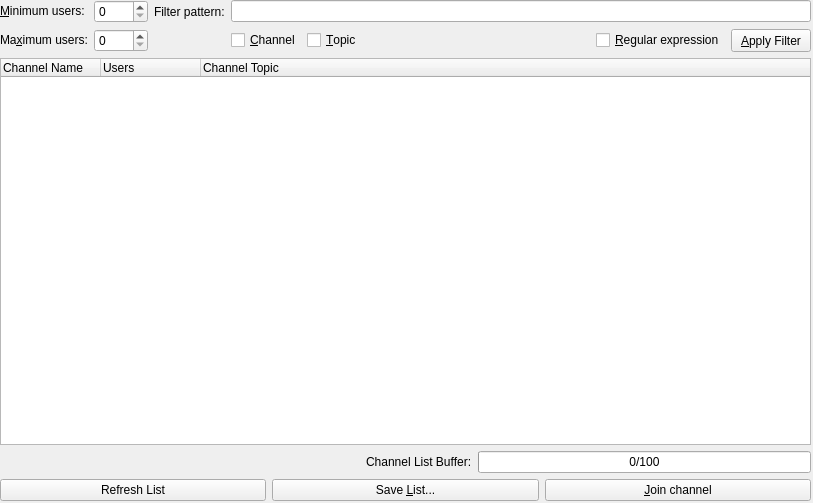
<?xml version="1.0" encoding="UTF-8"?>
<ui version="4.0">
 <class>ChannelListWidgetUI</class>
 <widget class="QWidget" name="ChannelListWidgetUI">
  <property name="geometry">
   <rect>
    <x>0</x>
    <y>0</y>
    <width>813</width>
    <height>503</height>
   </rect>
  </property>
  <property name="windowTitle">
   <string>Channel List</string>
  </property>
  <widget class="QWidget" name="gridLayoutWidget">
   <property name="geometry">
    <rect>
     <x>0</x>
     <y>0</y>
     <width>811</width>
     <height>501</height>
    </rect>
   </property>
   <layout class="QGridLayout" name="gridLayout_2">
    <item row="13" column="0" colspan="5">
     <widget class="QLabel" name="m_statsLabel">
      <property name="text">
       <string/>
      </property>
     </widget>
    </item>
    <item row="1" column="1">
     <widget class="QSpinBox" name="m_minUser">
      <property name="sizePolicy">
       <sizepolicy hsizetype="Fixed" vsizetype="Fixed">
        <horstretch>0</horstretch>
        <verstretch>0</verstretch>
       </sizepolicy>
      </property>
      <property name="whatsThis">
       <string>You can limit the channel list to those channels with a minimum number of users here. Choosing 0 disables this criterion.</string>
      </property>
      <property name="maximum">
       <number>9999</number>
      </property>
     </widget>
    </item>
    <item row="2" column="1">
     <widget class="QSpinBox" name="m_maxUser">
      <property name="sizePolicy">
       <sizepolicy hsizetype="Fixed" vsizetype="Fixed">
        <horstretch>0</horstretch>
        <verstretch>0</verstretch>
       </sizepolicy>
      </property>
      <property name="whatsThis">
       <string>You can limit the channel list to those channels with a maximum number of users here. Choosing 0 disables this criterion.</string>
      </property>
      <property name="maximum">
       <number>9999</number>
      </property>
     </widget>
    </item>
    <item row="2" column="0">
     <widget class="QLabel" name="m_lblMaxUser">
      <property name="sizePolicy">
       <sizepolicy hsizetype="Fixed" vsizetype="Fixed">
        <horstretch>0</horstretch>
        <verstretch>0</verstretch>
       </sizepolicy>
      </property>
      <property name="text">
       <string>Ma&amp;ximum users:</string>
      </property>
      <property name="buddy">
       <cstring>m_maxUser</cstring>
      </property>
     </widget>
    </item>
    <item row="1" column="0">
     <widget class="QLabel" name="m_lblMinuser">
      <property name="sizePolicy">
       <sizepolicy hsizetype="Fixed" vsizetype="Fixed">
        <horstretch>0</horstretch>
        <verstretch>0</verstretch>
       </sizepolicy>
      </property>
      <property name="text">
       <string>&amp;Minimum users:</string>
      </property>
      <property name="buddy">
       <cstring>m_minUser</cstring>
      </property>
     </widget>
    </item>
    <item row="1" column="2">
     <widget class="QLabel" name="m_lblFilter">
      <property name="sizePolicy">
       <sizepolicy hsizetype="Fixed" vsizetype="Preferred">
        <horstretch>0</horstretch>
        <verstretch>0</verstretch>
       </sizepolicy>
      </property>
      <property name="text">
       <string>Filter pattern:</string>
      </property>
     </widget>
    </item>
    <item row="1" column="3" colspan="5">
     <widget class="KLineEdit" name="m_filterLine">
      <property name="contextMenuPolicy">
       <enum>Qt::CustomContextMenu</enum>
      </property>
      <property name="whatsThis">
       <string>Enter a filter string here.</string>
      </property>
     </widget>
    </item>
    <item row="2" column="3">
     <widget class="QCheckBox" name="m_channelBox">
      <property name="sizePolicy">
       <sizepolicy hsizetype="Fixed" vsizetype="Fixed">
        <horstretch>0</horstretch>
        <verstretch>0</verstretch>
       </sizepolicy>
      </property>
      <property name="text">
       <string>&amp;Channel</string>
      </property>
     </widget>
    </item>
    <item row="2" column="4">
     <widget class="QCheckBox" name="m_topicBox">
      <property name="sizePolicy">
       <sizepolicy hsizetype="Fixed" vsizetype="Fixed">
        <horstretch>0</horstretch>
        <verstretch>0</verstretch>
       </sizepolicy>
      </property>
      <property name="text">
       <string>&amp;Topic</string>
      </property>
     </widget>
    </item>
    <item row="14" column="0" colspan="8">
     <layout class="QHBoxLayout" name="horizontalLayout_2">
      <item>
       <widget class="QPushButton" name="m_refreshListBtn">
        <property name="text">
         <string>Refresh List</string>
        </property>
       </widget>
      </item>
      <item>
       <widget class="QPushButton" name="m_saveListBtn">
        <property name="text">
         <string>Save &amp;List...</string>
        </property>
       </widget>
      </item>
      <item>
       <widget class="QPushButton" name="m_joinChanBtn">
        <property name="whatsThis">
         <string>Click here to join the channel. A new tab is created for the channel.</string>
        </property>
        <property name="text">
         <string>&amp;Join channel</string>
        </property>
       </widget>
      </item>
     </layout>
    </item>
    <item row="5" column="0" colspan="8">
     <widget class="QTreeWidget" name="m_channelListView">
      <property name="contextMenuPolicy">
       <enum>Qt::CustomContextMenu</enum>
      </property>
      <property name="whatsThis">
       <string>The filtered list of channels is displayed here. Notice that if you do not use regular expressions, Konversation lists any channel whose name contains the filter string you entered. The channel name does not have to start with the string you entered.\n\nSelect a channel you want to join by clicking on it. Right click on the channel to get a list of all web addresses mentioned in the channel's topic.</string>
      </property>
      <property name="allColumnsShowFocus">
       <bool>true</bool>
      </property>
      <attribute name="headerShowSortIndicator" stdset="0">
       <bool>false</bool>
      </attribute>
      <column>
       <property name="text">
        <string>Channel Name</string>
       </property>
      </column>
      <column>
       <property name="text">
        <string>Users</string>
       </property>
      </column>
      <column>
       <property name="text">
        <string>Channel Topic</string>
       </property>
      </column>
     </widget>
    </item>
    <item row="13" column="5">
     <widget class="QLabel" name="m_bufferLbl">
      <property name="sizePolicy">
       <sizepolicy hsizetype="Fixed" vsizetype="Preferred">
        <horstretch>0</horstretch>
        <verstretch>0</verstretch>
       </sizepolicy>
      </property>
      <property name="text">
       <string>Channel List Buffer:</string>
      </property>
      <property name="buddy">
       <cstring>m_buffer</cstring>
      </property>
     </widget>
    </item>
    <item row="13" column="6" colspan="2">
     <widget class="QProgressBar" name="m_buffer">
      <property name="enabled">
       <bool>true</bool>
      </property>
      <property name="sizePolicy">
       <sizepolicy hsizetype="Preferred" vsizetype="Fixed">
        <horstretch>0</horstretch>
        <verstretch>0</verstretch>
       </sizepolicy>
      </property>
      <property name="value">
       <number>0</number>
      </property>
      <property name="format">
       <string>%v/%m</string>
      </property>
     </widget>
    </item>
    <item row="2" column="7">
     <layout class="QHBoxLayout" name="horizontalLayout">
      <item>
       <widget class="QCheckBox" name="m_regexBox">
        <property name="sizePolicy">
         <sizepolicy hsizetype="Fixed" vsizetype="Fixed">
          <horstretch>0</horstretch>
          <verstretch>0</verstretch>
         </sizepolicy>
        </property>
        <property name="text">
         <string>&amp;Regular expression</string>
        </property>
       </widget>
      </item>
      <item>
       <widget class="QPushButton" name="m_applyBtn">
        <property name="sizePolicy">
         <sizepolicy hsizetype="Fixed" vsizetype="Preferred">
          <horstretch>0</horstretch>
          <verstretch>0</verstretch>
         </sizepolicy>
        </property>
        <property name="whatsThis">
         <string>Click here to retrieve the list of channels from the server and apply the filter.</string>
        </property>
        <property name="text">
         <string>&amp;Apply Filter</string>
        </property>
       </widget>
      </item>
     </layout>
    </item>
   </layout>
  </widget>
 </widget>
 <customwidgets>
  <customwidget>
   <class>KLineEdit</class>
   <extends>QLineEdit</extends>
   <header>klineedit.h</header>
  </customwidget>
 </customwidgets>
 <resources/>
 <connections/>
</ui>
